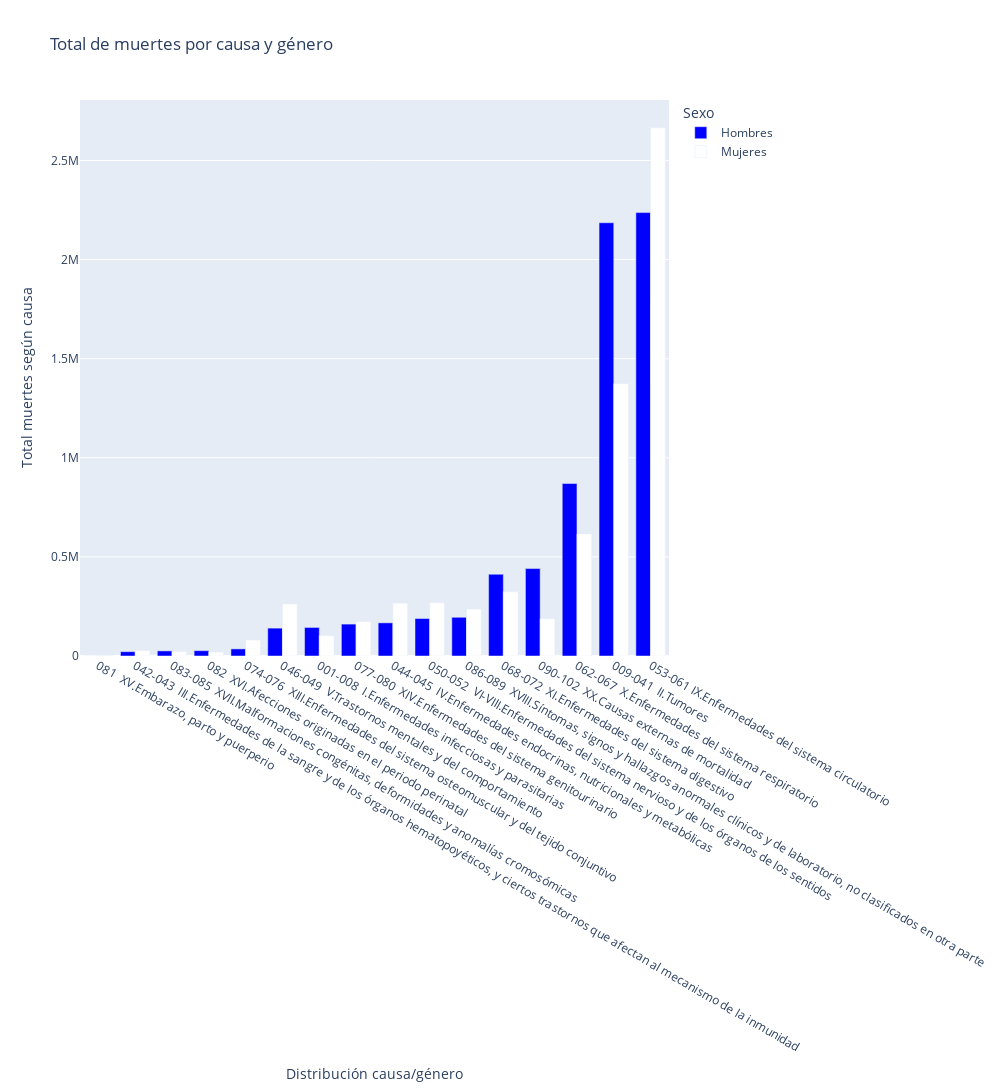

Source (notebook cell):
### Code cell
## RESPUESTA.       2.PROPORCIÓN DE MUERTES POR GENERO Y CAUSA

#MAYOR CAUSA DE MUERTE: enfermedades del sistema crculatorio
#MENOR CAUSA DE MUERTE: enfermedades de la sangre y malformaciones
#En hombres, es muy similar las muertes por tumores que por enfermedades del sistema circulatorio
#En mujerres la principal causa son enfermedades del sistema crculatorio
#PLOTLY
fig = px.bar(chart_causesgener, x='Causa de muerte', y='Total', color='Sexo', color_discrete_sequence=['blue', 'white'], barmode='group',
             title='Total de muertes por causa y género', 
             labels={'Causa de muerte':'Distribución causa/género','Total':'Total muertes según causa'},
             )
fig.update_layout(width=1000, height=1500)
fig.show()

### Figure 1 — Plotly figure (JSON) as saved in the notebook; plotly's stock layout.template omitted (floating-point values rounded to 4 significant figures)
{"data": [{"alignmentgroup": "True", "hovertemplate": "Sexo=Hombres<br>Distribución causa/género=%{x}<br>Total muertes según causa=%{y}<extra></extra>", "legendgroup": "Hombres", "marker": {"color": "blue", "pattern": {"shape": ""}}, "name": "Hombres", "offsetgroup": "Hombres", "orientation": "v", "showlegend": true, "textposition": "auto", "type": "bar", "x": ["081  XV.Embarazo, parto y puerperio", "042-043  III.Enfermedades de la sangre y de los órganos hematopoyéticos, y ciertos trastornos que afectan al mecanismo de la inmunidad", "083-085  XVII.Malformaciones congénitas, deformidades y anomalías cromosómicas", "082  XVI.Afecciones originadas en el periodo perinatal", "074-076  XIII.Enfermedades del sistema osteomuscular y del tejido conjuntivo", "046-049  V.Trastornos mentales y del comportamiento", "001-008  I.Enfermedades infecciosas y parasitarias", "077-080  XIV.Enfermedades del sistema genitourinario", "044-045  IV.Enfermedades endocrinas, nutricionales y metabólicas", "050-052  VI-VIII.Enfermedades del sistema nervioso y de los órganos de los sentidos", "086-089  XVIII.Síntomas, signos y hallazgos anormales clínicos y de laboratorio, no clasificados en otra parte", "068-072  XI.Enfermedades del sistema digestivo", "090-102  XX.Causas externas de mortalidad", "062-067  X.Enfermedades del sistema respiratorio", "009-041  II.Tumores", "053-061 IX.Enfermedades del sistema circulatorio"], "xaxis": "x", "y": [0, 21856, 25713, 26951, 35814, 140595, 144034, 160926, 167277, 189076, 195376, 412459, 441234, 870072, 2185593, 2236849], "yaxis": "y"}, {"alignmentgroup": "True", "hovertemplate": "Sexo=Mujeres<br>Distribución causa/género=%{x}<br>Total muertes según causa=%{y}<extra></extra>", "legendgroup": "Mujeres", "marker": {"color": "white", "pattern": {"shape": ""}}, "name": "Mujeres", "offsetgroup": "Mujeres", "orientation": "v", "showlegend": true, "textposition": "auto", "type": "bar", "x": ["081  XV.Embarazo, parto y puerperio", "082  XVI.Afecciones originadas en el periodo perinatal", "083-085  XVII.Malformaciones congénitas, deformidades y anomalías cromosómicas", "042-043  III.Enfermedades de la sangre y de los órganos hematopoyéticos, y ciertos trastornos que afectan al mecanismo de la inmunidad", "074-076  XIII.Enfermedades del sistema osteomuscular y del tejido conjuntivo", "001-008  I.Enfermedades infecciosas y parasitarias", "077-080  XIV.Enfermedades del sistema genitourinario", "090-102  XX.Causas externas de mortalidad", "086-089  XVIII.Síntomas, signos y hallazgos anormales clínicos y de laboratorio, no clasificados en otra parte", "046-049  V.Trastornos mentales y del comportamiento", "044-045  IV.Enfermedades endocrinas, nutricionales y metabólicas", "050-052  VI-VIII.Enfermedades del sistema nervioso y de los órganos de los sentidos", "068-072  XI.Enfermedades del sistema digestivo", "062-067  X.Enfermedades del sistema respiratorio", "009-041  II.Tumores", "053-061 IX.Enfermedades del sistema circulatorio"], "xaxis": "x", "y": [754, 19819, 22347, 27428, 80248, 102209, 173860, 187922, 236453, 262273, 266263, 268984, 324097, 615735, 1373839, 2664638], "yaxis": "y"}], "layout": {"barmode": "group", "height": 1500, "legend": {"title": {"text": "Sexo"}, "tracegroupgap": 0}, "title": {"text": "Total de muertes por causa y género"}, "width": 1000, "xaxis": {"anchor": "y", "domain": [0, 1], "title": {"text": "Distribución causa/género"}}, "yaxis": {"anchor": "x", "domain": [0, 1], "title": {"text": "Total muertes según causa"}}}}
